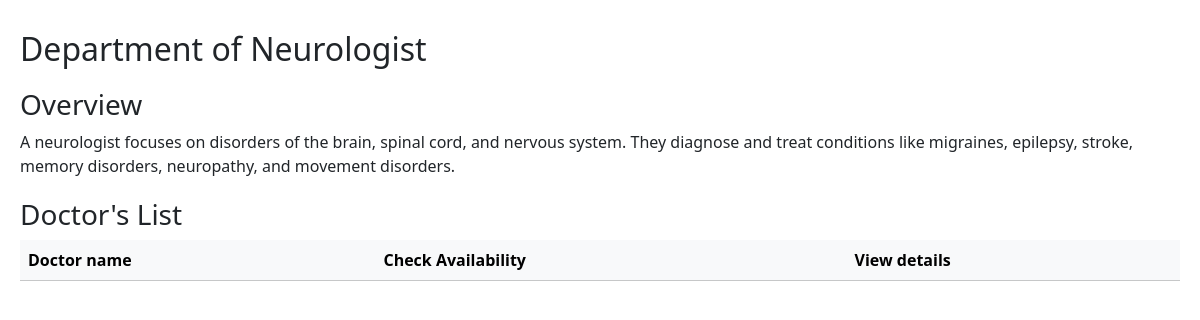
The page /dept/2 on the database its author committed.
### app.py (models this page shows)
class Unique_Department(db.Model):
    __tablename__ = 'unique_department'
    unique_id = db.Column(db.Integer, primary_key = True)
    unique_dept = db.Column(db.String(50), unique = True)
    dept_overview = db.relationship(
        'Dept_Overview',
        backref='unique_department',
        uselist=False
    )

class Dept_Overview(db.Model):
    __tablename__ = 'dept_overview'
    dept_overview_id = db.Column(db.Integer, primary_key = True)
    unique_dept_id = db.Column(
        db.Integer,
        db.ForeignKey('unique_department.unique_id'),
        unique=True
    )
    unique_dept_description = db.Column(db.String(300))

### app.py (the view)
@app.route('/dept/<int:unique_dept_id>')
def dept_overview(unique_dept_id):
    department = Unique_Department.query.get_or_404(unique_dept_id)
    overview = department.dept_overview.unique_dept_description if department.dept_overview else "No overview available"
    doctors = Doctor.query.filter_by(doc_special=department.unique_dept).all()
    return render_template(
        'dept_overview.html',
        department=department,
        overview=overview,
        doctors=doctors
    )

### templates/dept_overview.html (shortened to what this page needs)
<!DOCTYPE html>
<html lang="en">
<head>
    <link href="https://cdn.jsdelivr.net/npm/bootstrap@5.3.8/dist/css/bootstrap.min.css" rel="stylesheet">
    <link rel="stylesheet" href="../static/dept_over.css">
</head>
<body>
    <div id="main">
        <div id="content">
            <h2 class="heading">Department of {{department.unique_dept}}</h2>
            <div class="overview">
                <h3>Overview</h3>
                <p>{{ overview }}</p>
            </div>
            <div class="table-main">
                <h3>Doctor's List</h3>
                <table class="table">
                    <thead class="table-light">
                        <tr>
                            <th>Doctor name</th>
                            <th>Check Availability</th>
                            <th>View details</th>
                        </tr>
                    </thead>
                </table>
            </div>
        </div>
    </div>
</body>
</html>

### static/dept_over.css (style rules this page uses)
#main { margin: 0; }
.heading { margin: 20px 0px; }
.overview { margin: 20px 0px; }
.table-main { margin: 20px 0px; }
#content { margin: 30px 20px; }

### rows shown on the page
Unique_Department: unique_dept "Neurologist"
Dept_Overview: unique_dept_description "A neurologist focuses on disorders of the brain, spinal cord, and nervous system. They diagnose and treat conditions like migraines, epilepsy, stroke, memory disorders, neuropathy, and movement disorders."
